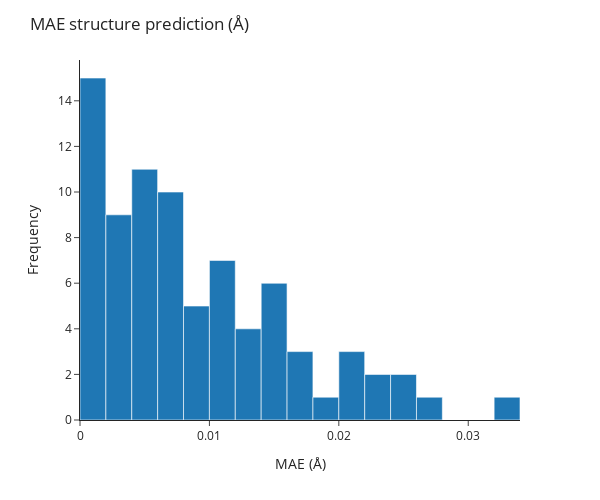

Notebook code cell kept with this figure:
### Code cell
all_mae_norms = []

for idx, data in enumerate(train_loader):

    interpolated_ts_coords = data.pos_interpolated_transition_state.detach().numpy()
    real_ts_coords = data.pos_transition_state.detach().numpy()
    difference_ts_coords = interpolated_ts_coords - real_ts_coords
    norm_difference_ts_coords = np.linalg.norm(difference_ts_coords, axis=1)

    # Mean absolute error
    mae = np.mean(norm_difference_ts_coords)
    all_mae_norms.append(mae)

    # Plot the real and interpolated TS structures
    # with two different colors on the same plot
    fig = px.scatter_3d(
        x=np.concatenate((real_ts_coords[:, 0], interpolated_ts_coords[:, 0])),
        y=np.concatenate((real_ts_coords[:, 1], interpolated_ts_coords[:, 1])),
        z=np.concatenate((real_ts_coords[:, 2], interpolated_ts_coords[:, 2])),
        color=np.concatenate((np.zeros(len(real_ts_coords)), np.ones(len(interpolated_ts_coords)))),
    )

    # Set the title of the plot as the mean absolute error
    fig.update_layout(title=f"MAE of structure prediction: {mae:.3f} Å")
    fig.write_html(f"plots/hamiltonian_model/interpolated_ts_{idx}_mae_{mae:.3f}.html")

# Plot a histogram of the MAE
fig = px.histogram(x=all_mae_norms, nbins=20, template="simple_white")
fig.update_layout(title="MAE structure prediction (Å)")
fig.update_xaxes(title_text="MAE (Å)")
fig.update_yaxes(title_text="Frequency")
fig.write_html("plots/hamiltonian_model/interpolated_ts_mae_histogram.html")

# Reduce the aspect ratio
fig.update_layout(
    autosize=False,
    width=600,
    height=500,
)

fig.show()

### Figure 1 — Plotly figure (JSON) as saved in the notebook; plotly's stock layout.template omitted (floating-point values rounded to 4 significant figures)
{"data": [{"alignmentgroup": "True", "bingroup": "x", "hovertemplate": "x=%{x}<br>count=%{y}<extra></extra>", "legendgroup": "", "marker": {"color": "#1F77B4", "pattern": {"shape": ""}}, "name": "", "nbinsx": 20, "offsetgroup": "", "orientation": "v", "showlegend": false, "type": "histogram", "x": [0.004808, 0.0005406, 0.00815, 0.003845, 0.002821, 0.009127, 0.003777, 0.003302, 0.006226, 0.00123, 0.001589, 0.01156, 0.01154, 0.007836, 0.006653, 0.02568, 0.001687, 0.02173, 0.01436, 0.001682, 0.004334, 0.0114, 0.007407, 0.01446, 0.0004725, 0.0064, 0.01021, 0.0144, 0.0234, 0.006094, 0.01804, 0.002461, 0.00509, 0.004588, 0.002662, 0.005829, 0.01269, 0.03354, 0.01121, 0.0114, 0.004216, 0.005503, 0.01396, 0.01512, 0.009211, 0.0175, 0.02251, 0.02455, 0.004907, 0.0008001, 0.002458, 0.007425, 0.001186, 0.007625, 0.002181, 0.01332, 0.001811, 0.0008294, 0.0008684, 0.01689, 0.01552, 0.01438, 0.01626, 0.007305, 0.009055, 0.0003199, 0.004904, 0.001956, 0.01263, 0.003674, 0.02639, 0.0008402, 0.01111, 0.0208, 0.004599, 0.001914, 0.00916, 0.004181, 0.02061, 0.006272], "xaxis": "x", "yaxis": "y"}], "layout": {"autosize": false, "barmode": "relative", "height": 500, "legend": {"tracegroupgap": 0}, "margin": {"t": 60}, "title": {"text": "MAE structure prediction (Å)"}, "width": 600, "xaxis": {"anchor": "y", "domain": [0, 1], "title": {"text": "MAE (Å)"}}, "yaxis": {"anchor": "x", "domain": [0, 1], "title": {"text": "Frequency"}}}}
